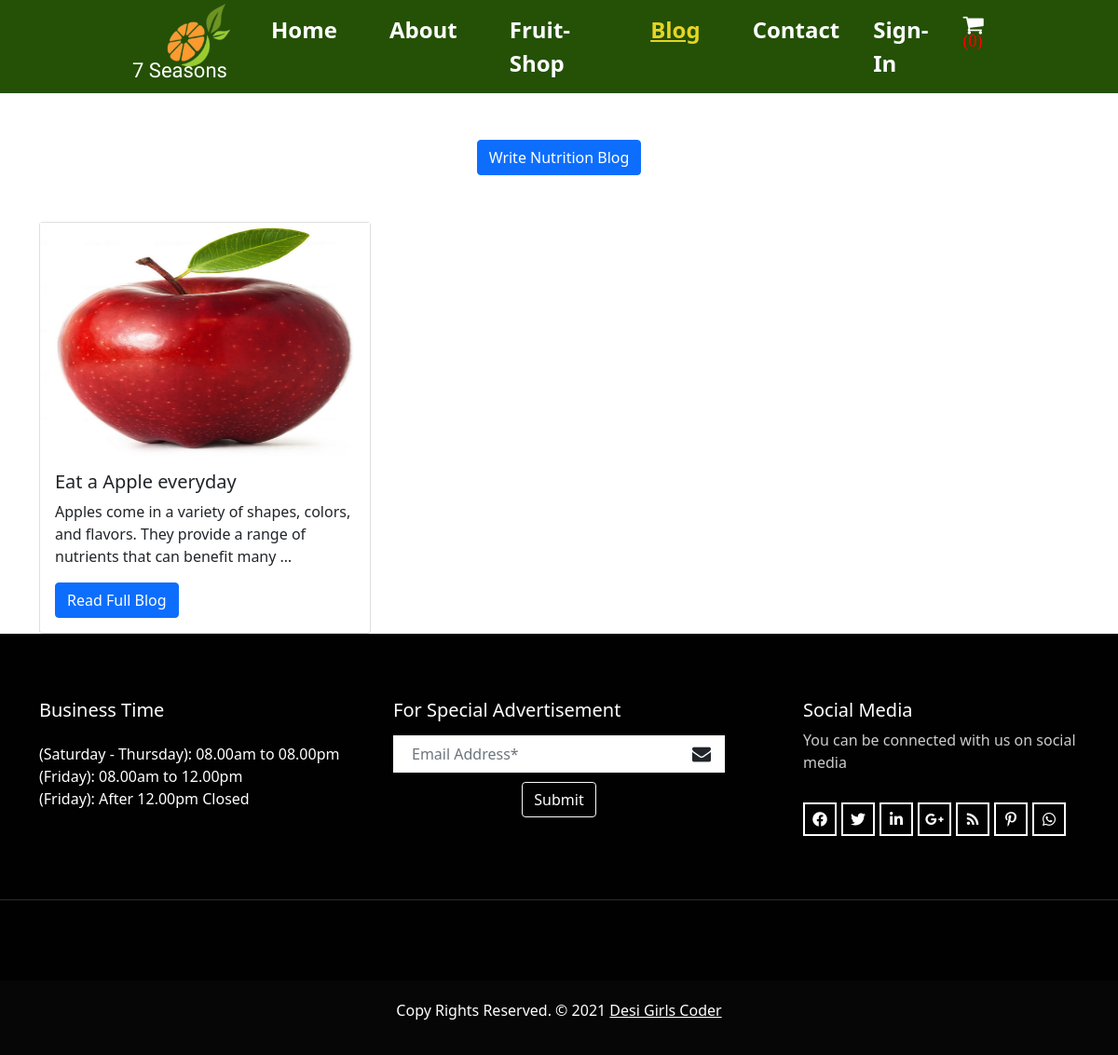
/blogs/blogs/, run on the app's committed database.
### App_blog/models.py (models this page shows, shortened)
class NutritionBlogModel(models.Model):
    user = models.ForeignKey(User, on_delete=models.CASCADE, related_name='blog_author')
    blog_title = models.CharField(max_length=100)
    main_image = models.ImageField(upload_to='blog_images/')
    image1 = models.ImageField(upload_to='blog_images/')
    image2 = models.ImageField(upload_to='blog_images/')
    image3 = models.ImageField(upload_to='blog_images/')
    blog = models.TextField()
    created_date = models.DateTimeField(auto_now=True)
    update_date = models.DateTimeField(auto_now_add=True)

### App_blog/views.py (the view)
# urls.py: path('blogs/', views.show_blogs, name='blogs'),
def show_blogs(request):
    all_blogs = NutritionBlogModel.objects.all()
    try:
        IsSeller = SellerModel.objects.get(seller=request.user)
    except:
        IsSeller = None
    try:
        cart = Cart.objects.filter(user=request.user, purchased=False).count()
    except:
        cart = 0
    content = {
        'all_blog': all_blogs,
        'IsSeller': IsSeller,
        'cart_item': cart,
    }
    return render(request, 'App_blog/show_blogs.html', context=content)

### templates/App_blog/show_blogs.html (shortened to what this page needs)
{% extends 'base.html' %}
{% load static %}
{% load crispy_forms_filters %}
{% block main %}
    <div class="container" style="margin-top: 50px;">
        <div class="row text-center write-button">
            <div class="col-lg-4 col-md-4 col-sm-4"></div>
            <div class="col-lg-4 col-md-4 col-sm-4">
                <a href="{% url 'App_blog:blog_writing' %}" class="btn btn-primary">
                    Write Nutrition Blog
                </a>
            </div>
            <div class="col-lg-4 col-md-4 col-sm-4"></div>
        </div>
        <div class="row">
            {% for blog in all_blog %}
                <div class="col-lg-4 col-md-4 col-sm-12">
                    <div class="card">
                        <div class="card-image">
                            <img src="{{ blog.main_image.url }}" alt="Main Image">
                        </div>
                        <div class="card-body">
                            <h5 class="card-title">{{ blog.blog_title }}</h5>
                            <p class="card-text">{{ blog.blog|truncatewords_html:20 }}</p>
                            <a href="{% url 'App_blog:blog-details' pk=blog.id %}" class="btn btn-primary">
                                Read Full Blog
                            </a>
                        </div>
                    </div>
                </div>
            {% endfor %}
        </div>
    </div>
{% endblock %}

### templates/App_blog/show_blogs.html (style rules this page uses)
.write-button { margin-bottom: 50px; }
.card-image img { width: 100%; height: 250px; }

### data on the page
NutritionBlogModel: main_image (picture), blog_title "Eat a Apple everyday", blog "Apples come in a variety of shapes, colors, and flavors. They provide a range of nutrients that can benefit many …"
